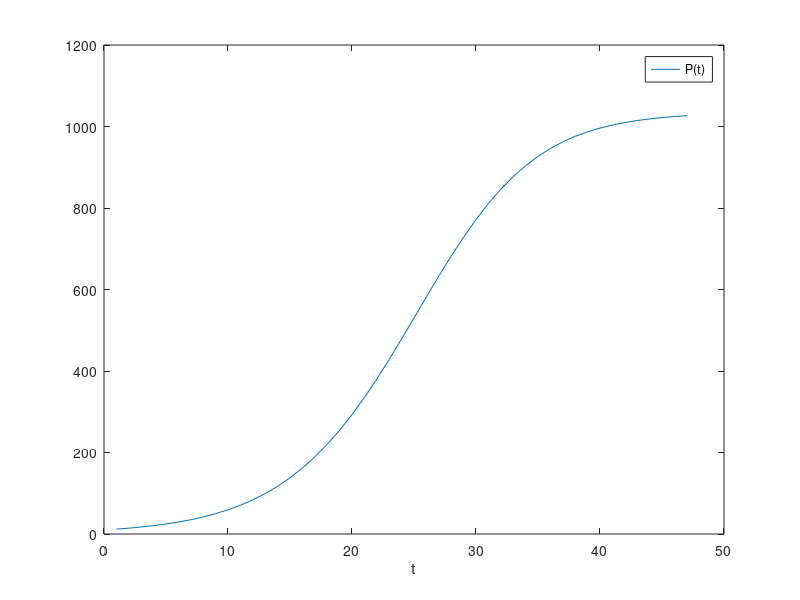

Source code (MATLAB):
% Simulation parameters
tStep  = 1;
tMax   = 50;
tSart  = 1;
% simulation arguments
alpha  = 1/5;
beta   = 1/5175;
C      = alpha / beta; % border to converge too
C99    = C * 0.99;     % 99% value 
Pt     = 10;           % initial flys
% result matrizes 
res    = [];
Pt_12  = 0;            % value at day 12
t_C99  = 0;            % days when 99% has beeen reached first

for t=tSart:tStep:tMax
    % change rate at t
    Pt_    = alpha * Pt - (beta * Pt^2);
    % current value at t
    Pt     = Pt + (Pt_ * tStep);
    
    % save result
    res(t) = Pt;
    
    % get value at day 12
    if t == 12
        Pt_12 = Pt;
    end;
    
    % get days when 99% has been reached first
    if t_C99 == 0 && Pt >= C99
        t_C99 = t;
        break;
    end;
end

% plot results
figure;
plot(1:tStep:t_C99, res);
xlabel('t')
legend('P(t)');